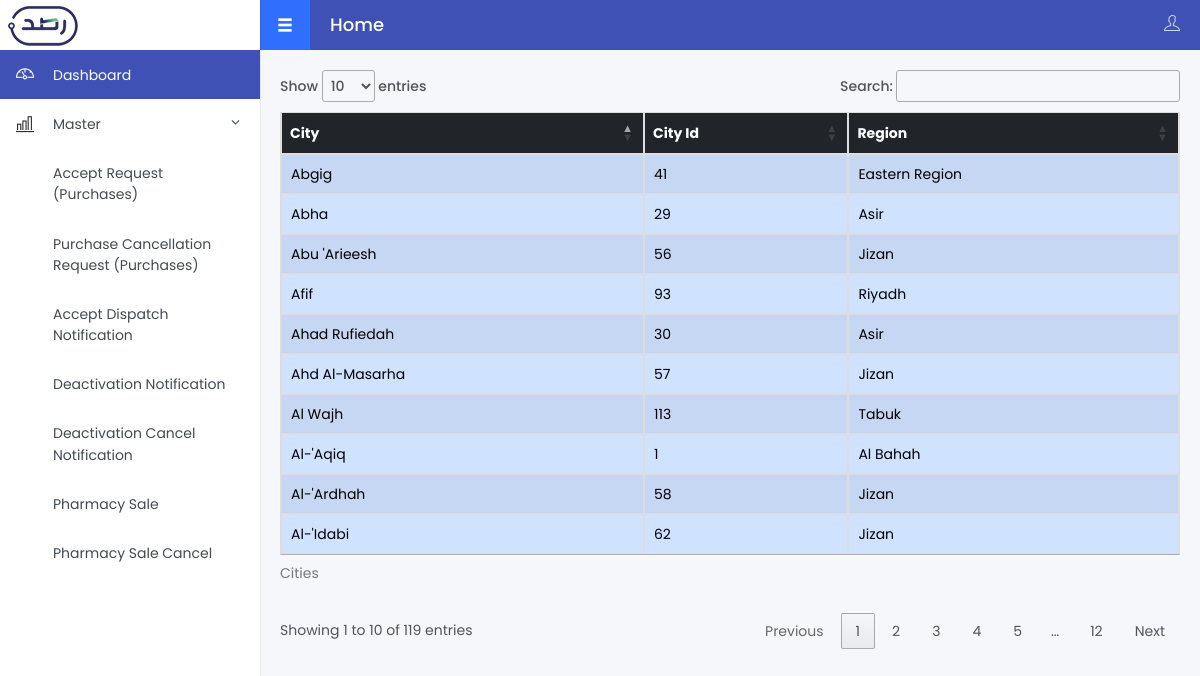
Screenshot of /cities/ with the database file from the repository.
### rsd_app/models.py (models this page shows, shortened)
class City(models.Model):
    region = models.ForeignKey(Region, on_delete=models.CASCADE,related_name="resides")
    cityId = models.PositiveIntegerField()
    city = models.CharField(max_length=256)

class Region(models.Model):
    regionId = models.PositiveIntegerField()
    region = models.CharField(max_length=256)
    def __str__(self):
        return self.region

### rsd_app/views.py (the view)
# urls.py: path('cities/',views.citylistFromDB,name="cities"),
def citylistFromDB(request):
    return render(request,'account/cities.html',{'cities':City.objects.all()})

### rsd_app/templates/account/cities.html
{% extends 'account/index.html' %}
{% block contentinner %}
<div class="table-responsive">
    <table id="myTable" class="table table-striped
    table-hover
    table-bordered
    table-secondary
    align-middle">
            <caption>Cities</caption>
        <thead class="table-dark">
            <tr>
                <th>City</th>
                <th>City Id</th>
                <th>Region</th>
            </tr>
            </thead>
            <tbody class="table-group-divider">
                {% for city in cities %}
                <tr class="table-primary" >
                    <td>{{city.city}}</td>
                    <td>{{city.cityId}}</td>
                    <td>{{city.region}}</td>
                </tr>
                {% endfor %}
            </tbody>
    </table>
</div>
{% endblock contentinner %}

### rsd_app/templates/account/index.html (shortened to what this page needs)
{% extends 'base.html' %}
{% load static %}
{% block content %}
<div class="main-menu">
	<header class="header">
		<a href="{%url 'profile'%}" class="logo"><img src="{% static 'images/logo.png' %}" alt=""></a>
	</header>
	<div class="content">
		{% include 'account/sidemenu.html' %}
	</div>
</div>
<div class="fixed-navbar">
	<div class="pull-left">
		<button type="button" class="menu-mobile-button glyphicon glyphicon-menu-hamburger js__menu_mobile"></button>
		<h1 class="page-title">Home</h1>
	</div>
	<div class="pull-right">
		<div class="ico-item">
			<i class="ti-user"></i>
		</div>
	</div>
</div>
<div id="wrapper">
	<div class="main-content">
		{% block contentinner %}
		{% endblock contentinner %}
	</div>
</div>
{% endblock content %}

### templates/base.html (shortened to what this page needs)
{% load static %}
<!DOCTYPE html>
<html lang="en">
<head>
	<link href="https://cdn.jsdelivr.net/npm/bootstrap@5.1.3/dist/css/bootstrap.min.css" rel="stylesheet">
	<link rel="stylesheet" href="http://cdn.datatables.net/1.13.4/css/jquery.dataTables.min.css">
	<link rel="stylesheet" href="{%static 'styles/style.min.css'%}">
	<link rel="stylesheet" href="{%static 'fonts/themify-icons/themify-icons.css'%}">
	<link rel="stylesheet" href="{%static 'plugin/mCustomScrollbar/jquery.mCustomScrollbar.min.css'%}">
	<link rel="stylesheet" href="{%static 'plugin/waves/waves.min.css'%}">
	<link rel="stylesheet" href="{%static 'plugin/sweet-alert/sweetalert.css'%}">
	<link rel="stylesheet" href="{%static 'plugin/percircle/css/percircle.css'%}">
	<link rel="stylesheet" href="{%static 'plugin/chart/chartist/chartist.min.css'%}">
	<link rel="stylesheet" href="{%static 'plugin/fullcalendar/fullcalendar.min.css'%}">
	<link rel="stylesheet" href="{%static 'plugin/fullcalendar/fullcalendar.print.css'%}" media='print'>
	<link rel="stylesheet" href="{% static 'fonts/fontello/fontello.css'%}">
</head>
<body>
    {% block content %}
    {% endblock content %}
</body>
</html>

### rsd_app/templates/account/sidemenu.html (shortened to what this page needs)
<div class="navigation">
    <ul class="menu js__accordion">
        <li class="current">
            <a class="waves-effect" href="{%url 'profile' %}"><i class="menu-icon ti-dashboard"></i><span>Dashboard</span></a>
        </li>
        <li class="">
            <a class="waves-effect parent-item js__control" href="#"><i class="menu-icon ti-bar-chart"></i><span>Master</span><span class="menu-arrow fa fa-angle-down"></span></a>
        </li>
        <li>
            <a class="waves-effect" href="{% url 'accept' %}"><i class="menu-icon icon-dot-circled"></i><span>Accept Request (Purchases)</span></a>
        </li>
        <li>
            <a class="waves-effect" href="#"><i class="menu-icon icon-dot-circled"></i><span>Purchase Cancellation Request (Purchases)</span></a>
        </li>
        <li>
            <a class="waves-effect" href="#"><i class="menu-icon icon-dot-circled"></i><span>Accept Dispatch Notification</span></a>
        </li>
        <li>
            <a class="waves-effect" href="#"><i class="menu-icon icon-dot-circled"></i><span>Deactivation Notification</span></a>
        </li>
        <li>
            <a class="waves-effect" href="#"><i class="menu-icon icon-dot-circled"></i><span>Deactivation Cancel Notification</span></a>
        </li>
        <li>
            <a class="waves-effect" href="#"><i class="menu-icon icon-dot-circled"></i><span>Pharmacy Sale</span></a>
        </li>
        <li>
            <a class="waves-effect" href="#"><i class="menu-icon icon-dot-circled"></i><span>Pharmacy Sale Cancel</span></a>
        </li>
    </ul>
</div>

### rows the page displays
City: city "Al-'Aqiq", cityId "1", region "Al Bahah"
City: city "Abha", cityId "29", region "Asir"
City: city "Ahad Rufiedah", cityId "30", region "Asir"
City: city "Abgig", cityId "41", region "Eastern Region"
City: city "Abu 'Arieesh", cityId "56", region "Jizan"
City: city "Ahd Al-Masarha", cityId "57", region "Jizan"
City: city "Al-'Ardhah", cityId "58", region "Jizan"
City: city "Al-'Idabi", cityId "62", region "Jizan"
City: city "Afif", cityId "93", region "Riyadh"
City: city "Al Wajh", cityId "113", region "Tabuk"
